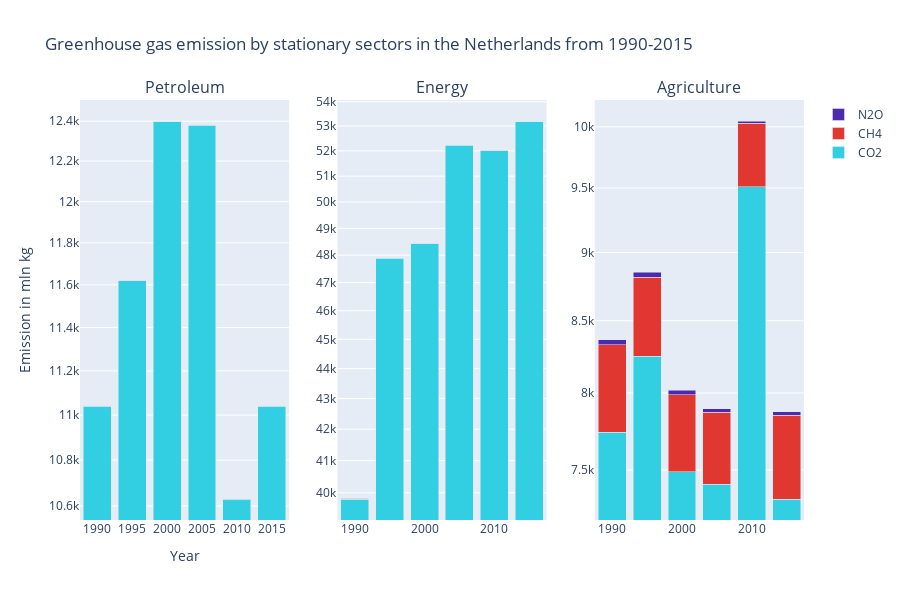

The notebook cell saved with this chart:
### Code cell
df_greenhouse = pd.read_csv("../datasets/IPCC_emissions.csv", sep=';')

petroleum = df_greenhouse[(df_greenhouse['Bronnen'] == "320300   ") & df_greenhouse['Perioden'].isin(["1990JJ00", "1995JJ00", "2000JJ00", "2005JJ00", "2010JJ00", "2015JJ00"])]
energy = df_greenhouse[(df_greenhouse['Bronnen'] == "346700   ") & df_greenhouse['Perioden'].isin(["1990JJ00", "1995JJ00", "2000JJ00", "2005JJ00", "2010JJ00", "2015JJ00"])]
agriculture = df_greenhouse[(df_greenhouse['Bronnen'] == "301100   ") & df_greenhouse['Perioden'].isin(["1990JJ00", "1995JJ00", "2000JJ00", "2005JJ00", "2010JJ00", "2015JJ00"])]

layout = go.Layout(
    xaxis=go.layout.XAxis(
        title = "Year",
        type='category'
    ),
    yaxis=go.layout.YAxis(
        title = "Emission in mln kg",
        type = 'log'
    ),
    barmode = 'stack',
    title = "Greenhouse gas emission by stationary sectors in the Netherlands from 1990-2015",
    height = 600
)

fig = make_subplots(rows=1, cols=3, subplot_titles=['Petroleum', 'Energy', 'Agriculture'])
periods = [1990, 1995, 2000, 2005, 2010, 2015]

# Add traces for petroleum
fig.add_trace(go.Bar(x=periods, y=petroleum['CO2_1'], name='CO2', marker=dict(color='#31CFE1')), row=1, col=1)
fig.add_trace(go.Bar(x=periods, y=petroleum['CH4_2'], name='CH4', marker=dict(color='#E13731')), row=1, col=1)
fig.add_trace(go.Bar(x=periods, y=petroleum['N2O_3'], name='N2O', marker=dict(color='#4A2BB0')), row=1, col=1)
fig.update_yaxes(type="log", row=1, col=1)

# Add traces for energy
fig.add_trace(go.Bar(x=periods, y=energy['CO2_1'], name='CO2', marker=dict(color='#31CFE1'), showlegend = False), row=1, col=2)
fig.add_trace(go.Bar(x=periods, y=energy['CH4_2'], name='CH4', marker=dict(color='#E13731'), showlegend = False), row=1, col=2)
fig.add_trace(go.Bar(x=periods, y=energy['N2O_3'], name='N2O', marker=dict(color='#4A2BB0'), showlegend = False), row=1, col=2)
fig.update_yaxes(type="log", row=1, col=2)

# Add traces for each stacked bar plot
fig.add_trace(go.Bar(x=periods, y=agriculture['CO2_1'], name='CO2', marker=dict(color='#31CFE1'), showlegend = False,), row=1, col=3)
fig.add_trace(go.Bar(x=periods, y=agriculture['CH4_2'], name='CH4', marker=dict(color='#E13731'), showlegend = False), row=1, col=3)
fig.add_trace(go.Bar(x=periods, y=agriculture['N2O_3'], name='N2O', marker=dict(color='#4A2BB0'), showlegend = False), row=1, col=3)
fig.update_yaxes(type="log", row=1, col=3)

# Update layout for the subplots
fig.update_layout(layout)

# Display the figure
fig.show()

### Figure 1 — Plotly figure (JSON) as saved in the notebook; plotly's stock layout.template omitted (floating-point values rounded to 4 significant figures)
{"data": [{"marker": {"color": "#31CFE1"}, "name": "CO2", "type": "bar", "x": [1990, 1995, 2000, 2005, 2010, 2015], "xaxis": "x", "y": [11040, 11620, 12400, 12380, 10630, 11040], "yaxis": "y"}, {"marker": {"color": "#E13731"}, "name": "CH4", "type": "bar", "x": [1990, 1995, 2000, 2005, 2010, 2015], "xaxis": "x", "y": [1.13, 1.03, 0.9, 0.87, 1.03, 0.89], "yaxis": "y"}, {"marker": {"color": "#4A2BB0"}, "name": "N2O", "type": "bar", "x": [1990, 1995, 2000, 2005, 2010, 2015], "xaxis": "x", "y": [0.05, 0.05, 0.04, 0.04, 0.02, 0.03], "yaxis": "y"}, {"marker": {"color": "#31CFE1"}, "name": "CO2", "showlegend": false, "type": "bar", "x": [1990, 1995, 2000, 2005, 2010, 2015], "xaxis": "x2", "y": [39810, 47890, 48430, 52230, 52000, 53190], "yaxis": "y2"}, {"marker": {"color": "#E13731"}, "name": "CH4", "showlegend": false, "type": "bar", "x": [1990, 1995, 2000, 2005, 2010, 2015], "xaxis": "x2", "y": [18.37, 18.57, 18.41, 21.63, 21.51, 15.43], "yaxis": "y2"}, {"marker": {"color": "#4A2BB0"}, "name": "N2O", "showlegend": false, "type": "bar", "x": [1990, 1995, 2000, 2005, 2010, 2015], "xaxis": "x2", "y": [0.38, 0.41, 0.38, 0.5, 0.46, 0.56], "yaxis": "y2"}, {"marker": {"color": "#31CFE1"}, "name": "CO2", "showlegend": false, "type": "bar", "x": [1990, 1995, 2000, 2005, 2010, 2015], "xaxis": "x3", "y": [7740, 8250, 7490, 7410, 9510, 7320], "yaxis": "y3"}, {"marker": {"color": "#E13731"}, "name": "CH4", "showlegend": false, "type": "bar", "x": [1990, 1995, 2000, 2005, 2010, 2015], "xaxis": "x3", "y": [589.7, 567.0, 500.0, 462.0, 517.8, 532.8], "yaxis": "y3"}, {"marker": {"color": "#4A2BB0"}, "name": "N2O", "showlegend": false, "type": "bar", "x": [1990, 1995, 2000, 2005, 2010, 2015], "xaxis": "x3", "y": [34.1, 33.83, 27.89, 23.52, 20.97, 21.19], "yaxis": "y3"}], "layout": {"annotations": [{"font": {"size": 16}, "showarrow": false, "text": "Petroleum", "x": 0.1444, "xanchor": "center", "xref": "paper", "y": 1, "yanchor": "bottom", "yref": "paper"}, {"font": {"size": 16}, "showarrow": false, "text": "Energy", "x": 0.5, "xanchor": "center", "xref": "paper", "y": 1, "yanchor": "bottom", "yref": "paper"}, {"font": {"size": 16}, "showarrow": false, "text": "Agriculture", "x": 0.8556, "xanchor": "center", "xref": "paper", "y": 1, "yanchor": "bottom", "yref": "paper"}], "barmode": "stack", "height": 600, "title": {"text": "Greenhouse gas emission by stationary sectors in the Netherlands from 1990-2015"}, "xaxis": {"anchor": "y", "domain": [0, 0.2889], "title": {"text": "Year"}, "type": "category"}, "xaxis2": {"anchor": "y2", "domain": [0.3556, 0.6444]}, "xaxis3": {"anchor": "y3", "domain": [0.7111, 1]}, "yaxis": {"anchor": "x", "domain": [0, 1], "title": {"text": "Emission in mln kg"}, "type": "log"}, "yaxis2": {"anchor": "x2", "domain": [0, 1], "type": "log"}, "yaxis3": {"anchor": "x3", "domain": [0, 1], "type": "log"}}}
